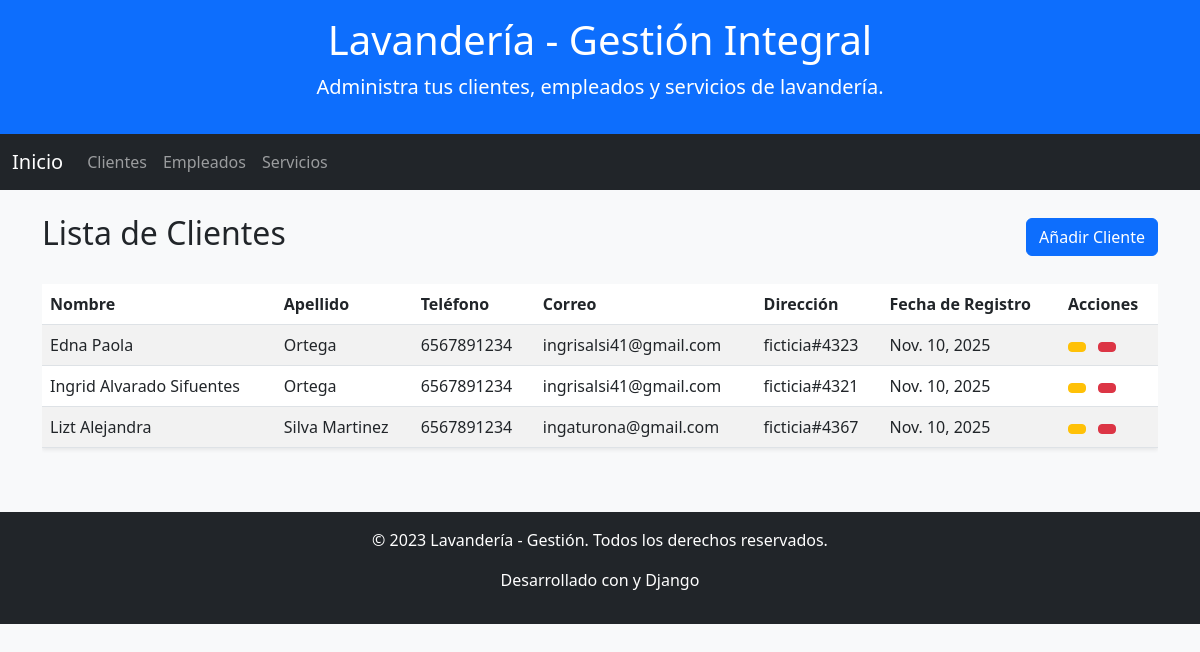
/clientes/, run on the app's committed database.
### app_lavanderia/models.py (models this page shows, shortened)
class Cliente(models.Model):
    nombre = models.CharField(max_length=100)
    apellido = models.CharField(max_length=100)
    telefono = models.CharField(max_length=15)
    correo = models.EmailField()
    direccion = models.CharField(max_length=200)
    fecha_registro = models.DateField(auto_now_add=True)
    notas = models.TextField(blank=True, null=True)

### app_lavanderia/views.py (the view)
# urls.py: path('clientes/', views.ver_clientes, name='ver_clientes'),
def ver_clientes(request):
    clientes = Cliente.objects.all()
    return render(request, 'cliente/ver_clientes.html', {'clientes': clientes})

### app_lavanderia/templates/cliente/ver_clientes.html (shortened to what this page needs)
{% extends 'base.html' %}
{% block content %}
<div class="d-flex justify-content-between align-items-center mb-4">
    <h2> Lista de Clientes</h2>
    <a href="{% url 'agregar_cliente' %}" class="btn btn-primary">
         Añadir Cliente
    </a>
</div>
{% if clientes %}
<div class="table-responsive">
    <table class="table table-striped table-hover shadow-sm">
        <thead class="bg-dark text-white">
            <tr>
                <th>Nombre</th>
                <th>Apellido</th>
                <th>Teléfono</th>
                <th>Correo</th>
                <th>Dirección</th>
                <th>Fecha de Registro</th>
                <th>Acciones</th>
            </tr>
        </thead>
        <tbody>
            {% for cliente in clientes %}
            <tr>
                <td>{{ cliente.nombre }}</td>
                <td>{{ cliente.apellido }}</td>
                <td>{{ cliente.telefono }}</td>
                <td>{{ cliente.correo }}</td>
                <td>{{ cliente.direccion }}</td>
                <td>{{ cliente.fecha_registro }}</td>
                <td>
                    <a href="{% url 'actualizar_cliente' cliente.id %}" class="btn btn-warning btn-sm me-2" title="Actualizar">
                    </a>
                    <a href="{% url 'borrar_cliente' cliente.id %}" class="btn btn-danger btn-sm" title="Borrar">
                    </a>
                </td>
            </tr>
            {% endfor %}
        </tbody>
    </table>
</div>
{% endif %}
{% endblock %}

### app_lavanderia/templates/base.html (shortened to what this page needs)
<!DOCTYPE html>
<html lang="es">
<head>
    <link href="https://cdn.jsdelivr.net/npm/bootstrap@5.3.0/dist/css/bootstrap.min.css" rel="stylesheet">
</head>
<body class="bg-light">
    {% include 'header.html' %}
    {% include 'navbar.html' %}
    <main class="container mt-4">
        {% block content %}{% endblock %}
    </main>
    {% include 'footer.html' %}
</body>
</html>

### app_lavanderia/templates/header.html (shortened to what this page needs)
<header class="bg-primary text-white text-center py-3">
    <h1> Lavandería - Gestión Integral</h1>
    <p class="lead">Administra tus clientes, empleados y servicios de lavandería.</p>
</header>

### app_lavanderia/templates/navbar.html (shortened to what this page needs)
<nav class="navbar navbar-expand-lg navbar-dark bg-dark">
    <div class="container-fluid">
        <a class="navbar-brand" href="{% url 'inicio_lavanderia' %}">
             Inicio
        </a>
        <div class="collapse navbar-collapse" id="navbarNav">
            <ul class="navbar-nav me-auto mb-2 mb-lg-0">
                <li class="nav-item">
                    <a class="nav-link" href="{% url 'ver_clientes' %}">
                         Clientes
                    </a>
                </li>
                <li class="nav-item">
                    <a class="nav-link" href="{% url 'ver_empleados' %}">
                         Empleados
                    </a>
                </li>
                <li class="nav-item">
                    <a class="nav-link" href="{% url 'ver_servicios' %}">
                         Servicios
                    </a>
                </li>
            </ul>
        </div>
    </div>
</nav>

### app_lavanderia/templates/footer.html (shortened to what this page needs)
<footer class="bg-dark text-white text-center py-3 mt-5">
    <div class="container">
        <p>&copy; 2023 Lavandería - Gestión. Todos los derechos reservados.</p>
        <p>Desarrollado con  y Django</p>
    </div>
</footer>

### data on the page
Cliente: nombre "Edna Paola", apellido "Ortega", telefono "6567891234", correo "ingrisalsi41@gmail.com", direccion "ficticia#4323", fecha_registro "Nov. 10, 2025"
Cliente: nombre "Ingrid Alvarado Sifuentes", apellido "Ortega", telefono "6567891234", correo "ingrisalsi41@gmail.com", direccion "ficticia#4321", fecha_registro "Nov. 10, 2025"
Cliente: nombre "Lizt Alejandra", apellido "Silva Martinez", telefono "6567891234", correo "ingaturona@gmail.com", direccion "ficticia#4367", fecha_registro "Nov. 10, 2025"
